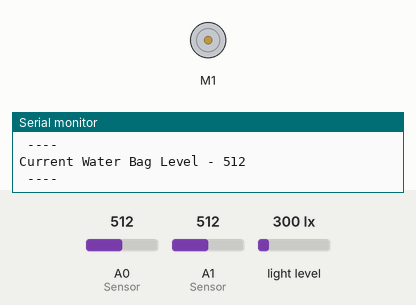
Recording of a sketch running on a simulated Arduino Uno, built with avr-gcc and run on an emulated ATmega328P. On the bench: DC motor (green arrow = forward, orange = backward, longer = faster), the last lines printed to the serial monitor. The test bench sets the inputs (shaded band); at power-on: A0 (Sensor) = 512, A1 (Sensor) = 512, light level 300 lx.

Above: at 2.3 s.
2.4 s: A0 (Sensor) set to 214
6.5 s: A0 (Sensor) set to 187
At 9.5 s:
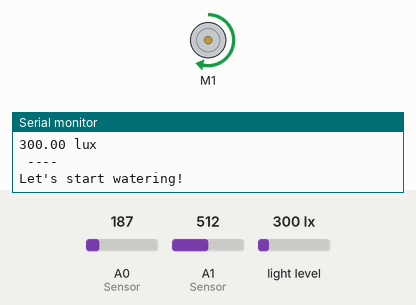
Timing chart, 0 to 11.0 s (numbered marks = the images above; inputs shaded):
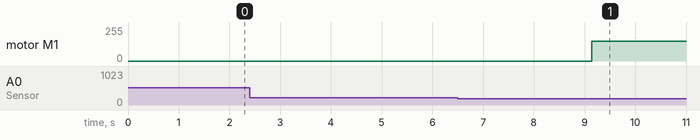

Measured:
- the behaviour switches between 200 and 199 on A0 (Sensor) (found by bisection; images 0 and 1)
- after the input at 6.5 s, motor M1: stopped → forward 150/255 after 2.6 s

The sketch:

compiledcode1.ino
```cpp
#include <Wire.h>
#include <Adafruit_Sensor.h>
#include <Adafruit_TSL2561_U.h>
#include <Adafruit_MotorShield.h>
#include "utility/Adafruit_MS_PWMServoDriver.h"

Adafruit_TSL2561_Unified tsl = Adafruit_TSL2561_Unified(TSL2561_ADDR_FLOAT, 12345);
Adafruit_MotorShield AFMS = Adafruit_MotorShield();
Adafruit_DCMotor *myMotor = AFMS.getMotor(1);
long int seconds = 0;
long int hours = 0;

void displaySensorDetails(void)
{
  sensor_t sensor;
  tsl.getSensor(&sensor);
  delay(100);
}

/**************************************************************************/
/*
    Configures the gain and integration time for the TSL2561
*/
/**************************************************************************/
void configureSensor(void)
{
  /* You can also manually set the gain or enable auto-gain support */
   tsl.setGain(TSL2561_GAIN_1X);      /* No gain ... use in bright light to avoid sensor saturation */
  // tsl.setGain(TSL2561_GAIN_16X);     /* 16x gain ... use in low light to boost sensitivity */
  // tsl.enableAutoRange(true);            /* Auto-gain ... switches automatically between 1x and 16x */

  /* Changing the integration time gives you better sensor resolution (402ms = 16-bit data) */
   //tsl.setIntegrationTime(TSL2561_INTEGRATIONTIME_13MS);      /* fast but low resolution */
  // tsl.setIntegrationTime(TSL2561_INTEGRATIONTIME_101MS);  /* medium resolution and speed   */
   tsl.setIntegrationTime(TSL2561_INTEGRATIONTIME_402MS);  /* 16-bit data but slowest conversions */

  /* Update these values depending on what you've set above! */
  //Serial.println("------------------------------------");
  //Serial.print  ("Gain:         "); Serial.println("Auto");
  //Serial.print  ("Timing:       "); Serial.println("13 ms");
  //Serial.println("------------------------------------");
}

/**************************************************************************/
/*
    Arduino setup function (automatically called at startup)
*/
/**************************************************************************/

void setup()
{
  Serial.begin(9600);
  AFMS.begin();  // create with the default frequency 1.6KHz for motor
  myMotor->setSpeed(150);
  myMotor->run(RELEASE);
  pinMode(A0, INPUT);   /*Humidity Sensor*/
  pinMode(A1, INPUT);  /*Bag*/
   /* Initialise the sensor */
  if(!tsl.begin())     /*Light Sensor starts here!!*/
  {
    /* There was a problem detecting the TSL2561 ... check your connections */
    Serial.print("Ooops, no TSL2561 detected ... Check your wiring or I2C ADDR!");
    while(1);
  }

  /* Display some basic information on this sensor */
  /*displaySensorDetails();

  /* Setup the sensor gain and integration time */
  configureSensor();   /*Light Sensor Ends here!!*/
}

void loop()
{
  uint8_t i;
  int SensorValue = analogRead(A0); /*take a sample of Humidity Sensor*/
  int SensorValueTwo = analogRead(A1); /*take a sample of Bag level Sensor*/

  //Serial.print("Current Soil Moisture- ");
  //Serial.println(SensorValue);
  //Serial.println(" ---- ");
  delay(500);
  if(SensorValue >= 1000) {
   Serial.println("Sensor is not in the Soil or DISCONNECTED");
  }
  if(SensorValue < 1000 && SensorValue >= 250) {
   Serial.println("Soil is Dry -- Time to Water the plant!");
  }
  if(SensorValue < 250 && SensorValue >= 200) {
   Serial.println("Soil is Damp");
  }
  if(SensorValue < 200) {
   Serial.println("Soil is Wet");
  }
  Serial.println(" ---- ");
  Serial.print("Current Water Bag Level - ");   /*print the bag level*/
  Serial.println(SensorValueTwo);
  Serial.println(" ---- ");
  delay(500);

   /* Get a new sensor event for light sensor*/
  sensors_event_t event;
  tsl.getEvent(&event);

  /* Display the results (light is measured in lux) */
  // 120 is indoor lighting need to check and see what sunlight would be
  if (event.light)
  {
    /*Serial.print("Current light is "); Serial.print(event.light); Serial.println(" lux");*/
  Serial.print(event.light); Serial.println(" lux");
    if (event.light > 1000){
      seconds = seconds + 1;
        if (seconds == 3600) {
          hours = hours + 1;
          seconds = 0;
        }

      Serial.print(" Plant has had "); Serial.print(hours); Serial.println(" hours of sunlight.");
    }
  }
  else
  {
    /* If event.light = 0 lux the sensor is probably saturated
       and no reliable data could be generated! */
    Serial.println("Sensor overload");
  }
  Serial.println(" ---- ");
  delay(500);
  // OMG lets put the motor into this thing.
  //if(SensorValue < 1000 && SensorValue >= 250 && SensorValueTwo > 0) { //If the plant is dry and there is water
  if(SensorValue < 200 && SensorValueTwo > 0) { //for testing purposes
   Serial.println("Let's start watering!");
   /*myMotor->run(FORWARD);*/
    for (i=0; i<255; i++) {
    /*myMotor->setSpeed(i);*/
    myMotor->run(FORWARD);
    delay(500);
    myMotor->run(RELEASE);

  }
  myMotor->run(RELEASE);
  }
}
```
